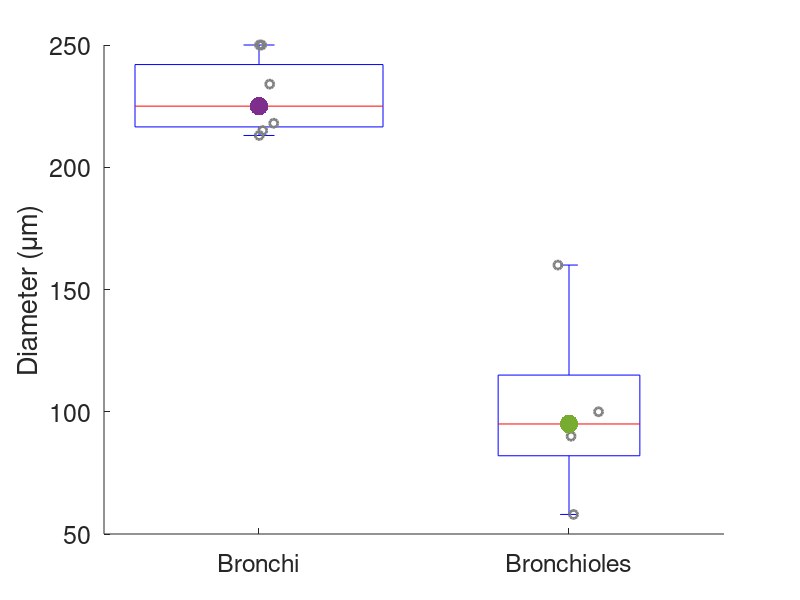

Write the MATLAB code that produced this figure.
y3month = [250 250 225]; %https://www.researchgate.net/figure/Bronchioles-become-smaller-in-their-cross-sectional-area-and-diameter-with-age_fig2_342475455
y22momth = [234 218 215 213];
terminal_bronchiole = [160 100 90 58 NaN NaN NaN]; %https://www.researchgate.net/figure/Diameter-of-the-small-airways-and-equivalent-number-of-erosion-for-elimination_tbl1_236085075

figure
hold on 
boxplot([[y3month y22momth];[terminal_bronchiole]]')
plot(normrnd(1,0.05,1,length([y3month])),[y3month],'o','Color',[0.5 0.5 0.5],'LineWidth',2)
plot(normrnd(1,0.05,1,length([y22momth])),[y22momth],'o','Color',[0.5 0.5 0.5],'LineWidth',2)
plot(normrnd(2,0.05,1,length([terminal_bronchiole])),[terminal_bronchiole],'o','Color',[0.5 0.5 0.5],'LineWidth',2)
ylabel('Diameter ({\mu}m)')
set(gca,'FontSize',18)
set(gca,'xticklabel',{'Bronchi','Bronchioles'})
hold on 
plot(1,225,'.','MarkerSize',40)
plot(2,95,'.','MarkerSize',40)